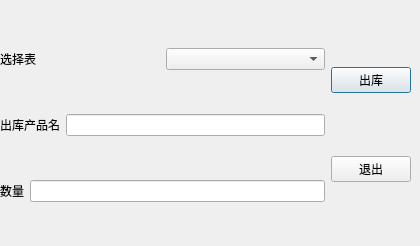
<?xml version="1.0" encoding="UTF-8"?>
<ui version="4.0">
 <class>lessen_storage</class>
 <widget class="QDialog" name="lessen_storage">
  <property name="geometry">
   <rect>
    <x>0</x>
    <y>0</y>
    <width>420</width>
    <height>246</height>
   </rect>
  </property>
  <property name="windowTitle">
   <string>Dialog</string>
  </property>
  <widget class="QWidget" name="">
   <property name="geometry">
    <rect>
     <x>0</x>
     <y>10</y>
     <width>411</width>
     <height>231</height>
    </rect>
   </property>
   <layout class="QHBoxLayout" name="horizontalLayout_4">
    <item>
     <layout class="QVBoxLayout" name="verticalLayout_2">
      <item>
       <layout class="QHBoxLayout" name="horizontalLayout">
        <item>
         <widget class="QLabel" name="label">
          <property name="text">
           <string>选择表</string>
          </property>
         </widget>
        </item>
        <item>
         <widget class="QComboBox" name="comboBox"/>
        </item>
       </layout>
      </item>
      <item>
       <layout class="QHBoxLayout" name="horizontalLayout_2">
        <item>
         <widget class="QLabel" name="label_2">
          <property name="text">
           <string>出库产品名</string>
          </property>
         </widget>
        </item>
        <item>
         <widget class="QLineEdit" name="lineEdit"/>
        </item>
       </layout>
      </item>
      <item>
       <layout class="QHBoxLayout" name="horizontalLayout_3">
        <item>
         <widget class="QLabel" name="label_3">
          <property name="text">
           <string>数量</string>
          </property>
         </widget>
        </item>
        <item>
         <widget class="QLineEdit" name="lineEdit_2"/>
        </item>
       </layout>
      </item>
     </layout>
    </item>
    <item>
     <layout class="QVBoxLayout" name="verticalLayout">
      <item>
       <widget class="QPushButton" name="lessen_ok">
        <property name="text">
         <string>出库</string>
        </property>
       </widget>
      </item>
      <item>
       <widget class="QPushButton" name="lessen_exit">
        <property name="text">
         <string>退出</string>
        </property>
       </widget>
      </item>
     </layout>
    </item>
   </layout>
  </widget>
 </widget>
 <resources/>
 <connections/>
</ui>
